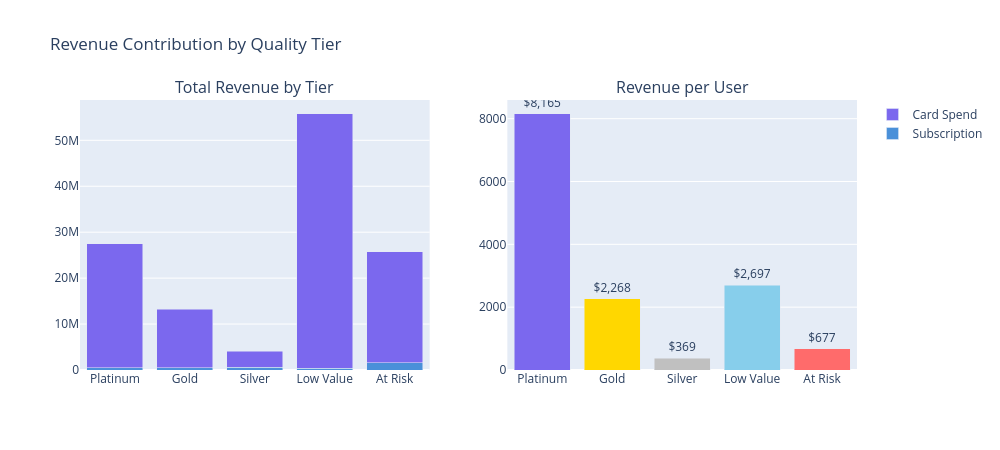

Write notebook code for a chart like this one.
### Code cell
# Revenue per user by tier
rev_data = []
for tier in tier_order:
    sub = all_active[all_active['tier'] == tier]
    sub_rev = sub['total_revenue'].fillna(0).sum()
    txn_spend = sub['total_spend'].fillna(0).sum()
    rev_data.append({
        'Tier': tier,
        'Subscription Revenue': sub_rev,
        'Card Spend (Interchange)': txn_spend,
        'Combined/User': (sub_rev + txn_spend) / len(sub)
    })

rev_df = pd.DataFrame(rev_data)

fig = make_subplots(rows=1, cols=2, subplot_titles=('Total Revenue by Tier', 'Revenue per User'),
                    specs=[[{'type': 'bar'}, {'type': 'bar'}]])

fig.add_trace(go.Bar(name='Subscription', x=rev_df['Tier'],
                     y=rev_df['Subscription Revenue'],
                     marker_color='#4A90D9'), row=1, col=1)
fig.add_trace(go.Bar(name='Card Spend', x=rev_df['Tier'],
                     y=rev_df['Card Spend (Interchange)'],
                     marker_color='#7B68EE'), row=1, col=1)

fig.add_trace(go.Bar(name='Combined/User', x=rev_df['Tier'],
                     y=rev_df['Combined/User'],
                     marker_color=[TIER_COLORS[t] for t in rev_df['Tier']],
                     text=[f"${v:,.0f}" for v in rev_df['Combined/User']],
                     textposition='outside', showlegend=False), row=1, col=2)

fig.update_layout(height=450, width=1000, barmode='stack',
                  title='Revenue Contribution by Quality Tier')
fig.show()

### Figure 1 — Plotly figure (JSON) as saved in the notebook; plotly's stock layout.template omitted (floating-point values rounded to 4 significant figures)
{"data": [{"marker": {"color": "#4A90D9"}, "name": "Subscription", "type": "bar", "x": ["Platinum", "Gold", "Silver", "Low Value", "At Risk"], "xaxis": "x", "y": [439900.0, 504300.0, 637400.0, 426700.0, 1534000.0], "yaxis": "y"}, {"marker": {"color": "#7B68EE"}, "name": "Card Spend", "type": "bar", "x": ["Platinum", "Gold", "Silver", "Low Value", "At Risk"], "xaxis": "x", "y": [27020000.0, 12700000.0, 3429000.0, 55410000.0, 24220000.0], "yaxis": "y"}, {"marker": {"color": ["#7B68EE", "#FFD700", "#C0C0C0", "#87CEEB", "#FF6B6B"]}, "name": "Combined/User", "showlegend": false, "text": ["$8,165", "$2,268", "$369", "$2,697", "$677"], "textposition": "outside", "type": "bar", "x": ["Platinum", "Gold", "Silver", "Low Value", "At Risk"], "xaxis": "x2", "y": [8165.0, 2268.0, 368.8, 2697.0, 677.3], "yaxis": "y2"}], "layout": {"annotations": [{"font": {"size": 16}, "showarrow": false, "text": "Total Revenue by Tier", "x": 0.225, "xanchor": "center", "xref": "paper", "y": 1, "yanchor": "bottom", "yref": "paper"}, {"font": {"size": 16}, "showarrow": false, "text": "Revenue per User", "x": 0.775, "xanchor": "center", "xref": "paper", "y": 1, "yanchor": "bottom", "yref": "paper"}], "barmode": "stack", "height": 450, "title": {"text": "Revenue Contribution by Quality Tier"}, "width": 1000, "xaxis": {"anchor": "y", "domain": [0, 0.45]}, "xaxis2": {"anchor": "y2", "domain": [0.55, 1]}, "yaxis": {"anchor": "x", "domain": [0, 1]}, "yaxis2": {"anchor": "x2", "domain": [0, 1]}}}
